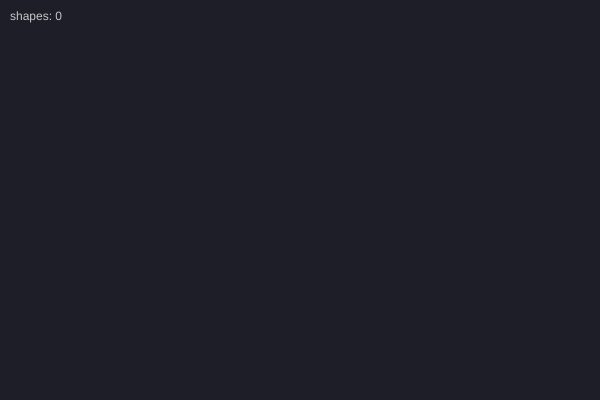
Frame 1 (no input)
Frame 60 (no input): identical to frame 1, image omitted
Frame 120 (the mouse pressed at the canvas centre since frame 60): identical to frame 1, image omitted

The p5.js sketch that drew this single still picture (run headless with seeded random() and noise() and a simulated clock; from frame 60 on, the mouse is pressed at the canvas centre):

// p5.js sketch
// ── sketch.js
let shapes = [];

let sizeSlider, speedSlider;
let shapeSelect, colorSelect;
let addBtn, clearBtn;

function setup() {
  createCanvas(600, 400);

  createSpan('Size: ').position(20, 420);
  sizeSlider = createSlider(10, 80, 30);
  sizeSlider.position(70, 420);

  createSpan('Speed: ').position(20, 450);
  speedSlider = createSlider(1, 8, 3, 0.5);
  speedSlider.position(70, 450);
  createSpan('Shape: ').position(20, 480);
  shapeSelect = createSelect();
  shapeSelect.position(70, 480);
  shapeSelect.option('circle');
  shapeSelect.option('square');
  shapeSelect.option('triangle');

  createSpan('Color: ').position(220, 480);
  colorSelect = createSelect();
  colorSelect.position(270, 480);
  colorSelect.option('tomato');
  colorSelect.option('royalblue');
  colorSelect.option('mediumseagreen');
  colorSelect.option('gold');
  colorSelect.option('mediumpurple');
  colorSelect.option('random');
  addBtn = createButton('Add Shape');
  addBtn.position(20, 520);
  addBtn.mousePressed(addShape);

  clearBtn = createButton('Clear All');
  clearBtn.position(110, 520);
  clearBtn.mousePressed(() => shapes = []);
}

function addShape() {
  let chosen = colorSelect.value();
  let c = (chosen === 'random')
    ? color(random(255), random(255), random(255))
    : color(chosen);

  shapes.push({
    x: random(width),
    y: random(height),
    vx: random(-1, 1),
    vy: random(-1, 1),
    size: sizeSlider.value(),
    type: shapeSelect.value(),
    col: c
  });
}

function draw() {
  background(30, 30, 40);
  fill(200);
  noStroke();
  textSize(12);
  text('shapes: ' + shapes.length, 10, 20);

  let speed = speedSlider.value();

  for (let s of shapes) {
    s.x += s.vx * speed;
    s.y += s.vy * speed;
    if (s.x < s.size/2 || s.x > width - s.size/2) s.vx *= -1;
    if (s.y < s.size/2 || s.y > height - s.size/2) s.vy *= -1;
    fill(s.col);
    noStroke();
    if (s.type === 'circle') {
      circle(s.x, s.y, s.size);
    } else if (s.type === 'square') {
      rectMode(CENTER);
      rect(s.x, s.y, s.size, s.size);
    } else {
      triangle(
        s.x, s.y - s.size/2,
        s.x - s.size/2, s.y + s.size/2,
        s.x + s.size/2, s.y + s.size/2
      );
    }
  }
}
